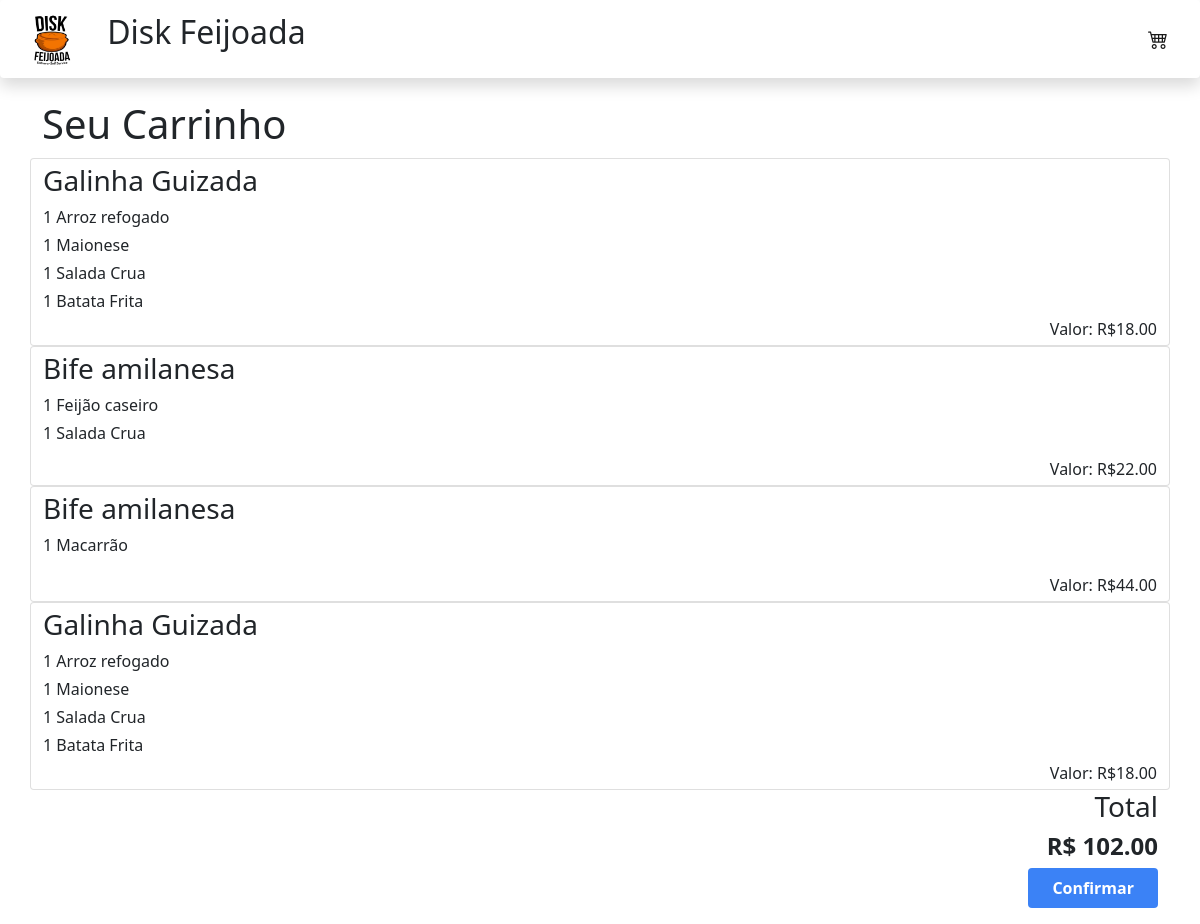
/cart/ (signed in), run on an earlier commit of the app's database.
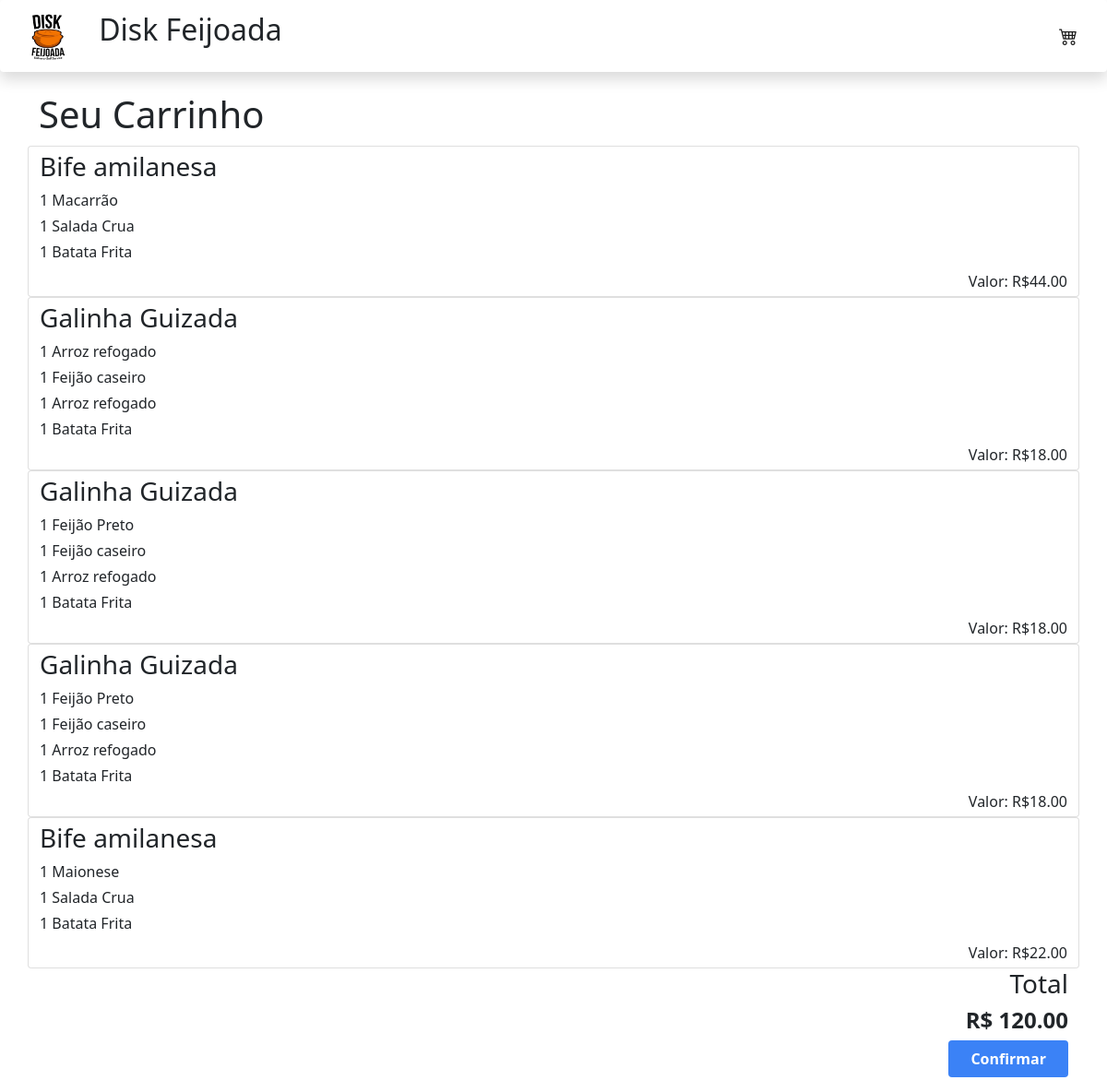
And on a later commit of the database.
### cart/models.py (models this page shows, shortened)
class Order(models.Model):
    user = models.CharField(max_length=50, blank=True)
    qnty = models.IntegerField(default=1)
    item_ordered = models.ForeignKey(Quentinha, null=True, on_delete=models.SET_NULL)
    date_created = models.DateTimeField(auto_now_add=True, null=True)
    observation = models.CharField(max_length=250, blank=True)
    acomps_1 = models.CharField(max_length=100)
    acomps_2 = models.CharField(max_length=100, blank=True)
    acomps_3 = models.CharField(max_length=100, blank=True)
    acomps_4 = models.CharField(max_length=100, blank=True)
    @property
    def get_sum(self):
        total = self.item_ordered.price * self.qnty
        return total

### products/models.py (models this page shows, shortened)
class Quentinha(models.Model):
    title = models.CharField(max_length=50)
    description = models.TextField(max_length=150)
    price = models.FloatField(null=True)
    acompanhamentos = models.ManyToManyField(Acompanhamentos)
    thumb = models.ImageField(blank=True)
    def __str__(self):
        return self.title

### cart/views.py (the view)
# urls.py: path('cart/', cart_view,  name='cart'),
def cart_view(request, *args, **kwargs):
    object = Quentinha.objects.all()
    try:
        cart = Cart.objects.get(user=request.user.id)
    except:
        cart = Cart.objects.get(user=request.COOKIES['device'])
    total_sum = 0
    for obj in cart.items.all():
        total_sum += obj.get_sum
    context = {
        'object': object,
        'total': total_sum,
        'cart': cart.items.all()}
    return render(request, "cart.html", context)

### cart/templates/cart.html (shortened to what this page needs)
{% extends 'home.html' %}
{% block content %}
<div class='container'>
    <p class='fs-1 mb-1'>Seu Carrinho </p>
    {% for i in cart %}
    <div class='row justify-content-center'>
        <div class='card text-left'>
                <p class='fs-3 mb-1'>{{i.item_ordered}}</p>
                <p class='mb-1'>{{i.acomps_1 | cut:"{'amount': '" | cut:"', 'name':" | cut:"'" |cut:"}"}}</p>
                <p class='mb-1'>{{i.acomps_2 | cut:"{'amount': '" | cut:"', 'name':" | cut:"'" |cut:"}"}}</p>
                <p class='mb-1'>{{i.acomps_3  | cut:"{'amount': '" | cut:"', 'name':" | cut:"'" |cut:"}"}}</p>
                <p class='mb-1'>{{i.acomps_4  | cut:"{'amount': '" | cut:"', 'name':" | cut:"'" |cut:"}"}}</p>
                <p class=' text-right mb-1'>Valor: R${{i.get_sum | floatformat:'2'}}</p>
            </div>
        </div>
            {%endfor%}
    <h3 class='text-right'>Total</h3>
    <h4 class='fw-bold text-right'>R$ {{total | floatformat:'2' }}</h4>
    <p class='text-right'>
        <a href="/finish">
            <button type="button" class='bg-blue-500 hover:bg-blue-700 text-white font-bold py-2 px-4 rounded'>Confirmar</button>
        </a>
    </p>
    </div>
{% endblock %}

### templates/home.html (shortened to what this page needs)
<!DOCTYPE html>
<html>
    <head>
        {% block head%}
        {% include 'topbar.html'%}
        {% endblock head %}
    <link href="https://cdn.jsdelivr.net/npm/bootstrap@5.1.3/dist/css/bootstrap.min.css" rel="stylesheet">
    <link rel="stylesheet" href="https://cdn.jsdelivr.net/npm/bootstrap-icons@1.9.1/font/bootstrap-icons.css">
    <script src="https://cdn.tailwindcss.com"></script>
</head>
<body>
{%block content%}{% endblock content %}
</body>
</html>

### templates/topbar.html
{% load static %}
<nav class="navbar navbar-light shadow p-1 mb-3 bg-body rounded" style='background-color: #e3f2fd;'>
  <div class='container-fluid '>
    <div class='align-items: middle '>
    <a class="navbar-brand" href="/">
      <img src="{% static 'img/logo.jpeg' %}" width="70" height="70" class="d-inline-block align-text-middle" alt=""/>
    </a>
    <span class='d-inline-block'><h2>Disk Feijoada</h2></span>
    </div>
      <a class='navbar-brand' href="{% url 'cart:cart'%}">
        <span class='justify-content: space-between'>
          <i class="bi bi-cart4"></i>
        </span>
      </a>
</div>
</nav>

What changed in the data, as far as the page shows it:
removed Order: item_ordered "Galinha Guizada", acomps_1 "1 Arroz refogado", acomps_2 "1 Maionese", acomps_3 "1 Salada Crua", acomps_4 "1 Batata Frita", get_sum "18.00"
removed Order: item_ordered "Bife amilanesa", acomps_1 "1 Feijão caseiro", acomps_2 "1 Salada Crua", get_sum "22.00"
changed Order "1 Macarrão": acomps_2 (not shown) → "1 Salada Crua"; acomps_3 (not shown) → "1 Batata Frita"
changed Order (number 2 of 5 on the later page): acomps_2 "1 Maionese" → "1 Feijão caseiro"; acomps_3 "1 Salada Crua" → "1 Arroz refogado"
added Order: item_ordered "Galinha Guizada", acomps_1 "1 Feijão Preto", acomps_2 "1 Feijão caseiro", acomps_3 "1 Arroz refogado", acomps_4 "1 Batata Frita", get_sum "18.00"
added Order: item_ordered "Galinha Guizada", acomps_1 "1 Feijão Preto", acomps_2 "1 Feijão caseiro", acomps_3 "1 Arroz refogado", acomps_4 "1 Batata Frita", get_sum "18.00"
added Order: item_ordered "Bife amilanesa", acomps_1 "1 Maionese", acomps_2 "1 Salada Crua", acomps_3 "1 Batata Frita", get_sum "22.00"
Also different on the page:
{{ total | floatformat:'2' }}: "102.00" → "120.00"
